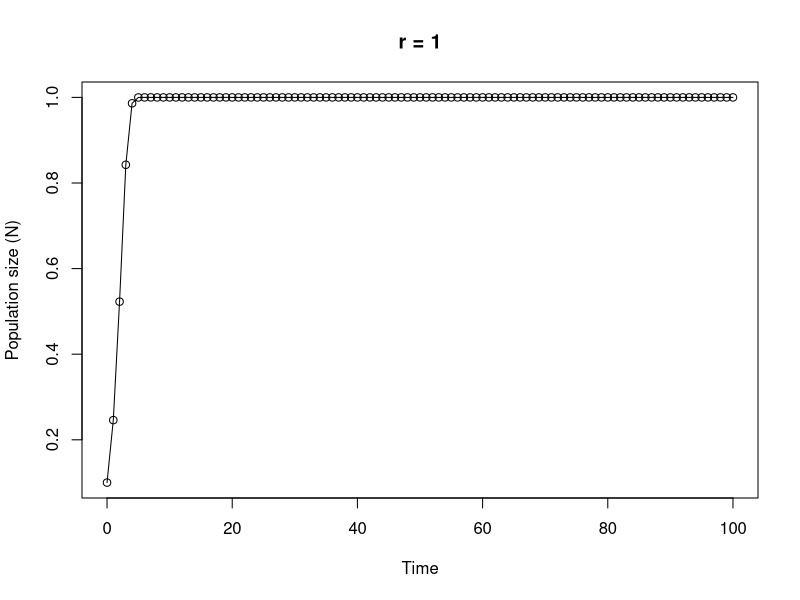

Write the R code that produced this figure.
## ---- chunk 1
GIS = 30
Ecology = 19
## ---- chunk 2
GIS = 30
Ecology = 19


if (GIS >= 30 & Ecology >= 30) {
  Views <- 2 * (GIS + Ecology)
} else if (GIS < 20& Ecology < 20) {
  Views <- 0.5 * (GIS + Ecology)
} else {
  Views <- GIS + Ecology
}


Views
## ---- chunk 3
q = 1
## ---- chunk 4
# Initialize i as 1 
q = 1

# Code the while loop
while (q < 16) {
  print(q * 4)
  q = q + 1
}

## ---- chunk 5
# Initialize i as 1 
q = 1

# Code the while loop
while (q <= 16) {
   print(q * 4)
  if (q %% 8 == 0) {
    break
  }
  q = q + 1
}
## ---- chunk 6
x = c("O","NA","X")
y = c("NA","X","O")
z = c("X","O","O")

m = matrix(c(x, y, z), ncol = 3)
m
## ---- chunk 7

x = c("O","NA","X")
y = c("NA","X","O")
z = c("X","O","O")

m = matrix(c(x, y, z), ncol = 3)

for (x in 1:nrow(m)) {
  for (y in 1:ncol(m)) {
    print(paste("On row", x, "and column", y, "the board contains", m[x,y]))
  }
}
## ---- chunk 8
SimulatedData = list(SimpleSequence = 1:4, Norm10 = rnorm(10),
    Norm20 = rnorm(20, 1), Norm100 = rnorm(100, 5))

## ---- chunk 9
SimulatedData = list(SimpleSequence = 1:4, Norm10 = rnorm(10),
    Norm20 = rnorm(20, 1), Norm100 = rnorm(100, 5))

## ---- chunk 10
#Lapply mean to each element of the list

lapply(SimulatedData,mean)

#Lapply min to each element of the list

lapply(SimulatedData,min)


#Lapply max to each element of the list

lapply(SimulatedData,max)

#Lapply shapiro.test to each element of the list

lapply(SimulatedData,shapiro.test)

## ---- chunk 11
#Sapply mean to each element of the list

sapply(SimulatedData,mean)

#Sapply min to each element of the list

sapply(SimulatedData,min)


#Sapply max to each element of the list

sapply(SimulatedData,max)

#Sapply shapiro.test to each element of the list

sapply(SimulatedData,shapiro.test)

## ---- chunk 12
far.cent <- function(a) {
    val <- (a - 32) * 5/9
    print(paste("Fahrenheit: ", round(a, digits = 3), "oF", "is equivalent to", sep = " "))  
    print(paste("Centigrade: ", round(val, digits = 3), "oC", sep = " "))  
}

## ---- chunk 13

lilySeeds = c(80, 65, 89, 23, 21)
poppySeeds = c(20, 35, 11, 77, 79)

## ---- chunk 14

lilySeeds = c(80, 65, 89, 23, 21)
poppySeeds = c(20, 35, 11, 77, 79)

#Mapply the sum of the two vectors.

mapply(sum, lilySeeds, poppySeeds)

#Mapply the min of the two vectors.

mapply(min, lilySeeds, poppySeeds)

#Mapply the max of the two vectors.

mapply(max, lilySeeds, poppySeeds)

## ---- chunk 15
#get the mean hp by cylinder groups form the mtcars data-set.

tapply(mtcars$hp, mtcars$cyl, FUN = mean)

## ---- chunk 16
# function to simulate Ricker model

Ricker.model <- function(nzero, r, time, K = 1) {
    # sets initial parameters
    N <- numeric(time + 1)  # creates a real vector of length time+1 to store values of Nt+1
    N[1] <- nzero  # sets initial population size in first element of N
    for (i in 1:time) {
        # loops over time
        N[i + 1] <- N[i] * exp(r * (1 - N[i]/K))
    }
    Time <- 0:time  # creates vector for x axis
    plot(Time, N, type = "o", xlim = c(0, time), xlab = "Time", ylab = "Population size (N)", main = paste("r =", r,
        sep = " "))  # plots     output
}

# To run play around with the different parameters, especially r
Ricker.model(nzero = 0.1, r = 1, time = 100)
